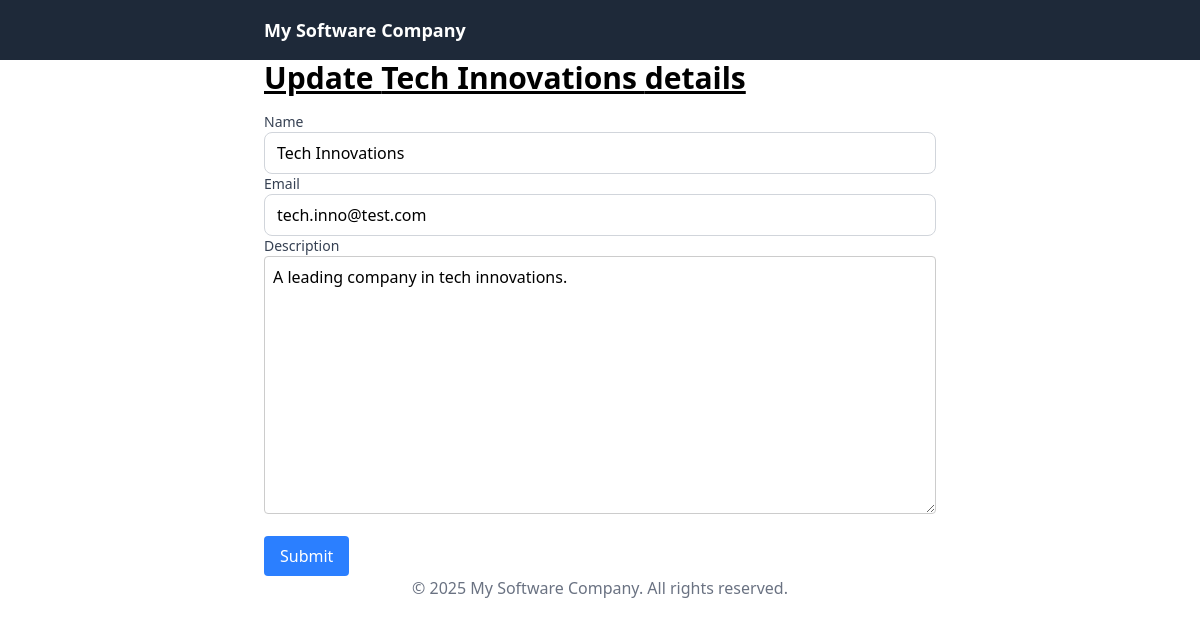
Screenshot of /clients/company/3/update with the database file from the repository.
### clients/models.py (models this page shows, shortened)
class Company(models.Model):
    name = models.CharField(max_length=100)
    email = models.EmailField(max_length=100, unique=True)
    description = models.TextField(blank = True, null = True, default = "Enter a Description here (optional)")
    created_at = models.DateTimeField(auto_now_add = True)
    updated_at = models.DateTimeField(auto_now = True)

### clients/views.py (the view, shortened to what this page needs)
# urls.py: path('company/<int:company_id>/update', update_company, name = 'update_company'),
def update_company(request, company_id):
    company = get_object_or_404(Company, id = company_id)
    if request.method == "GET":
        form = CompanyForm(instance = company)
        get_data = {"form": form, "company" : company}
        return render(request, 'clients/update_company.html', get_data)

### clients/forms.py (shortened to what this page needs)
class CompanyForm(forms.ModelForm):
    class Meta:
        model = Company
        fields = ['name', 'email', 'description']

### clients/templates/clients/update_company.html (shortened to what this page needs)
{% extends 'base.html' %}
{% block content %}
<div class="max-w-2xl mx-auto">
    <h1 class="text-3xl font-bold underline">
        Update {{ company.name }} details
    </h1>
    <form method="post" class="mt-4">
            {% for field in form %}
            <div>
            <label for="{{ field.id_for_label }}" class="block text-sm font-medium text-gray-700">
                {{ field.label }}
            </label>
            {{ field }}
            </div>
        {% endfor %}
        <button type="submit" class="mt-4 px-4 py-2 bg-blue-500 text-white rounded">
            Submit
        </button>
    </form>
</div>
{% endblock %}

### templates/base.html (style rules this page uses)
input, select { width: 100%; border: 1px solid #d1d5db; border-radius: 0.5rem; padding: 0.5rem 0.75rem; outline: none; }
textarea { border: 1px solid #ccc; border-radius: 4px; padding: 8px; width: 100%; }

### rows the page displays
Company: name "Tech Innovations", form "Tech Innovations" "tech.inno@test.com" "A leading company in tech innovations."

### other values shown
{{ field.label }} "Name" "Email" "Description"
